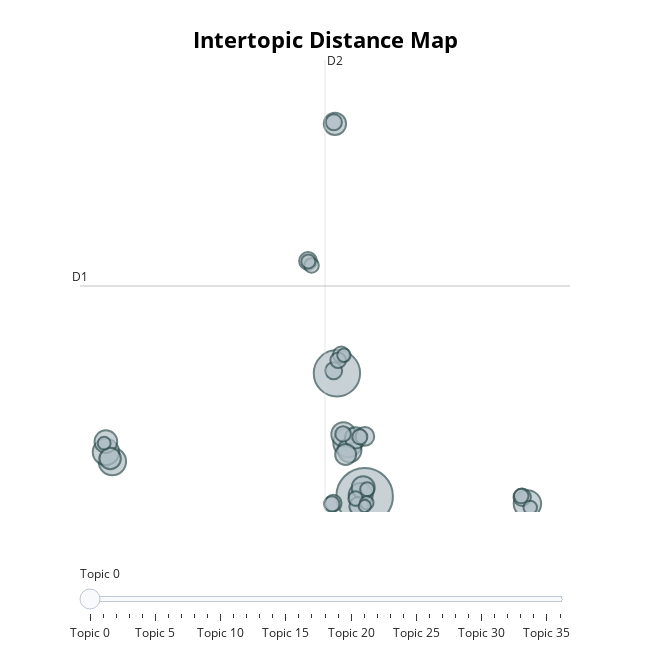

The cell this chart's notebook holds for it:
### Code cell
topic_model.visualize_topics()

### Figure 1 — Plotly figure (JSON) as saved in the notebook; plotly's stock layout.template omitted (floating-point values rounded to 4 significant figures)
{"data": [{"customdata": [[0, "جمهوری_اسلامی | اسرائیل | جنگ | ایران_اینترنشنال | ایران", 212], [1, "ترامپ | آمریکا | دونالد_ترامپ | رییس_جمهوری | ایران", 142], [2, "دشمن | جنگ_روزه | اشاره_جنگ | محمدباقر_قالیباف | پزشک", 55], [3, "ارتش_اسرائیل | جنگنده | هدف_قرار | نیروی_هوایی | جنگنده_های", 50], [4, "خامنه | علی_خامنه | پیام | رهبر_جمهوری | یاد", 50], [5, "قطع | برق | ارسال_ویدیو | اینترنت | ایران_اینترنشنال", 46], [6, "وزیر_خارجه | عباس_عراقچی | جمهوری_اسلامی | ادامه | مذاکرات", 39], [7, "اقتصادی | بورس | اقتصاد | افزایش | قیمت", 38], [8, "فرمانده_سپاه | دشمن | نیرو_مسلح | مشاور | فرمانده", 37], [9, "آلودگی | جنگ_روزه | جنگ | سادات | هواشناسی", 35], [10, "آتش | جنگل | جنگلی | ترکیه | گسترده", 34], [11, "بازداشت | اعدام | اتهام | پرونده | جاسوسی", 33], [12, "تهران | خیابان | حوالی | اهواز | اطراف", 30], [13, "اشاره_جنگ | روزه_اسرائیل | امام_جمعه | رهبری | دشمن", 30], [14, "قرارگاه | علی | حاجی_زاده | غیب_پرور | سپاه_پاسدار", 29], [15, "کشتی | آمریکا | بیمه | تنگه_هرمز | نظامی", 24], [16, "باشگاه | لیگ | تیم | فدراسیون_فوتبال | پرسپولیس", 23], [17, "حملات | سایبری | گزارش | عملیات | جمهوری_اسلامی", 21], [18, "عاشورا | علی_خامنه | انقلاب | خامنه | حاضر", 20], [19, "ترامپ | تقلید | فتوا | سخنان | محارب", 19], [20, "اوکراین | روسیه | مذاکرات | پوتین | شمخانی", 18], [21, "بیانیه | مدنی | خواستار | فوری | غزه", 18], [22, "زندان_اوین | زندانیان | زندانیان_سیاسی | زندان | اوین", 17], [23, "تاکید | لاوروف | اتحادیه_اروپا | وزیر_خارجه | امور_خارجه", 16], [24, "تجمع | برگزار | ایرانیان | اعتراض | شعار", 16], [25, "اوکراین | روسیه | پوتین | رییس_جمهوری | روسیه_اوکراین", 16], [26, "تیم_ملی | امیررضا | وطن | زنان | کشتی", 15], [27, "مراسم_عزاداری | دفتر | علی_خامنه | حسینیه | عمومی", 14], [28, "نفر | هرانا | غیرنظامی | هزار_نفر | مجروح", 14], [29, "نخست_وزیر | بنیامین_نتانیاهو | نتانیاهو | اسرائیل | تهدید", 14], [30, "بمب_افکن | پرواز | عملیات | پنتاگون | آمریکا", 13], [31, "آسیب_دیده | شهرداری | پرداخت | تهران | پناهگاه", 13], [32, "خامنه | علی_خامنه | مدیریت | نژاد | فرماندهی", 12], [33, "اوکراین | روسیه | پهپاد | حمله | هوایی", 12], [34, "شاهزاده_رضا | پهلوی | رژیم | مردم_ایران | حکومت", 12], [35, "گاز | انفجار | حوادث | نشت | مجتمع", 11], [36, "سیاست | مراد_ویسی | نسخه_صوتی | خامنه | جنگ", 10]], "hovertemplate": "<b>Topic %{customdata[0]}</b><br>%{customdata[1]}<br>Size: %{customdata[2]}", "legendgroup": "", "marker": {"color": "#B0BEC5", "line": {"color": "DarkSlateGrey", "width": 2}, "size": [212, 142, 55, 50, 50, 46, 39, 38, 37, 35, 34, 33, 30, 30, 29, 24, 23, 21, 20, 19, 18, 18, 17, 16, 16, 16, 15, 14, 14, 14, 13, 13, 12, 12, 12, 11, 10], "sizemode": "area", "sizeref": 0.1325, "symbol": "circle"}, "mode": "markers", "name": "", "orientation": "v", "showlegend": false, "type": "scatter", "x": [6.171, 4.45, 5.121, -9.503, 16.29, -9.901, 4.857, 5.926, 5.239, 6.082, -9.904, 4.328, -9.636, 5.614, 4.992, 5.816, 6.188, 2.654, 15.96, 4.246, 4.717, 4.226, 4.26, 4.831, 4.132, 4.527, 5.872, 15.9, 2.874, 5.611, 2.673, 6.328, 16.46, 4.885, 6.307, -10.01, 6.18], "xaxis": "x", "y": [2.052, 8.129, 4.697, 3.77, 1.68, 4.243, 5.11, 2.115, 4.321, 2.479, 4.752, 20.44, 3.92, 4.937, 4.119, 1.566, 5.012, 13.67, 2.006, 8.255, 9.043, 1.717, 20.52, 5.133, 1.673, 8.768, 4.987, 2.065, 13.45, 1.94, 13.65, 2.404, 1.504, 9.018, 1.737, 4.678, 1.575], "yaxis": "y"}], "layout": {"annotations": [{"showarrow": false, "text": "D1", "x": -11.51, "y": 12.44, "yshift": 10}, {"showarrow": false, "text": "D2", "x": 3.709, "xshift": 10, "y": 23.6}], "height": 650, "hoverlabel": {"bgcolor": "white", "font": {"family": "Rockwell", "size": 16}}, "legend": {"itemsizing": "constant", "tracegroupgap": 0}, "margin": {"t": 60}, "shapes": [{"line": {"color": "#CFD8DC", "width": 2}, "type": "line", "x0": 3.709, "x1": 3.709, "y0": 1.278, "y1": 23.6}, {"line": {"color": "#9E9E9E", "width": 2}, "type": "line", "x0": -11.51, "x1": 18.93, "y0": 12.44, "y1": 12.44}], "sliders": [{"active": 0, "pad": {"t": 50}, "steps": [{"args": [{"marker.color": [["red", "#B0BEC5", "#B0BEC5", "#B0BEC5", "#B0BEC5", "#B0BEC5", "#B0BEC5", "#B0BEC5", "#B0BEC5", "#B0BEC5", "#B0BEC5", "#B0BEC5", "#B0BEC5", "#B0BEC5", "#B0BEC5", "#B0BEC5", "#B0BEC5", "#B0BEC5", "#B0BEC5", "#B0BEC5", "#B0BEC5", "#B0BEC5", "#B0BEC5", "#B0BEC5", "#B0BEC5", "#B0BEC5", "#B0BEC5", "#B0BEC5", "#B0BEC5", "#B0BEC5", "#B0BEC5", "#B0BEC5", "#B0BEC5", "#B0BEC5", "#B0BEC5", "#B0BEC5", "#B0BEC5"]]}], "label": "Topic 0", "method": "update"}, {"args": [{"marker.color": [["#B0BEC5", "red", "#B0BEC5", "#B0BEC5", "#B0BEC5", "#B0BEC5", "#B0BEC5", "#B0BEC5", "#B0BEC5", "#B0BEC5", "#B0BEC5", "#B0BEC5", "#B0BEC5", "#B0BEC5", "#B0BEC5", "#B0BEC5", "#B0BEC5", "#B0BEC5", "#B0BEC5", "#B0BEC5", "#B0BEC5", "#B0BEC5", "#B0BEC5", "#B0BEC5", "#B0BEC5", "#B0BEC5", "#B0BEC5", "#B0BEC5", "#B0BEC5", "#B0BEC5", "#B0BEC5", "#B0BEC5", "#B0BEC5", "#B0BEC5", "#B0BEC5", "#B0BEC5", "#B0BEC5"]]}], "label": "Topic 1", "method": "update"}, {"args": [{"marker.color": [["#B0BEC5", "#B0BEC5", "red", "#B0BEC5", "#B0BEC5", "#B0BEC5", "#B0BEC5", "#B0BEC5", "#B0BEC5", "#B0BEC5", "#B0BEC5", "#B0BEC5", "#B0BEC5", "#B0BEC5", "#B0BEC5", "#B0BEC5", "#B0BEC5", "#B0BEC5", "#B0BEC5", "#B0BEC5", "#B0BEC5", "#B0BEC5", "#B0BEC5", "#B0BEC5", "#B0BEC5", "#B0BEC5", "#B0BEC5", "#B0BEC5", "#B0BEC5", "#B0BEC5", "#B0BEC5", "#B0BEC5", "#B0BEC5", "#B0BEC5", "#B0BEC5", "#B0BEC5", "#B0BEC5"]]}], "label": "Topic 2", "method": "update"}, {"args": [{"marker.color": [["#B0BEC5", "#B0BEC5", "#B0BEC5", "red", "#B0BEC5", "#B0BEC5", "#B0BEC5", "#B0BEC5", "#B0BEC5", "#B0BEC5", "#B0BEC5", "#B0BEC5", "#B0BEC5", "#B0BEC5", "#B0BEC5", "#B0BEC5", "#B0BEC5", "#B0BEC5", "#B0BEC5", "#B0BEC5", "#B0BEC5", "#B0BEC5", "#B0BEC5", "#B0BEC5", "#B0BEC5", "#B0BEC5", "#B0BEC5", "#B0BEC5", "#B0BEC5", "#B0BEC5", "#B0BEC5", "#B0BEC5", "#B0BEC5", "#B0BEC5", "#B0BEC5", "#B0BEC5", "#B0BEC5"]]}], "label": "Topic 3", "method": "update"}, {"args": [{"marker.color": [["#B0BEC5", "#B0BEC5", "#B0BEC5", "#B0BEC5", "red", "#B0BEC5", "#B0BEC5", "#B0BEC5", "#B0BEC5", "#B0BEC5", "#B0BEC5", "#B0BEC5", "#B0BEC5", "#B0BEC5", "#B0BEC5", "#B0BEC5", "#B0BEC5", "#B0BEC5", "#B0BEC5", "#B0BEC5", "#B0BEC5", "#B0BEC5", "#B0BEC5", "#B0BEC5", "#B0BEC5", "#B0BEC5", "#B0BEC5", "#B0BEC5", "#B0BEC5", "#B0BEC5", "#B0BEC5", "#B0BEC5", "#B0BEC5", "#B0BEC5", "#B0BEC5", "#B0BEC5", "#B0BEC5"]]}], "label": "Topic 4", "method": "update"}, {"args": [{"marker.color": [["#B0BEC5", "#B0BEC5", "#B0BEC5", "#B0BEC5", "#B0BEC5", "red", "#B0BEC5", "#B0BEC5", "#B0BEC5", "#B0BEC5", "#B0BEC5", "#B0BEC5", "#B0BEC5", "#B0BEC5", "#B0BEC5", "#B0BEC5", "#B0BEC5", "#B0BEC5", "#B0BEC5", "#B0BEC5", "#B0BEC5", "#B0BEC5", "#B0BEC5", "#B0BEC5", "#B0BEC5", "#B0BEC5", "#B0BEC5", "#B0BEC5", "#B0BEC5", "#B0BEC5", "#B0BEC5", "#B0BEC5", "#B0BEC5", "#B0BEC5", "#B0BEC5", "#B0BEC5", "#B0BEC5"]]}], "label": "Topic 5", "method": "update"}, {"args": [{"marker.color": [["#B0BEC5", "#B0BEC5", "#B0BEC5", "#B0BEC5", "#B0BEC5", "#B0BEC5", "red", "#B0BEC5", "#B0BEC5", "#B0BEC5", "#B0BEC5", "#B0BEC5", "#B0BEC5", "#B0BEC5", "#B0BEC5", "#B0BEC5", "#B0BEC5", "#B0BEC5", "#B0BEC5", "#B0BEC5", "#B0BEC5", "#B0BEC5", "#B0BEC5", "#B0BEC5", "#B0BEC5", "#B0BEC5", "#B0BEC5", "#B0BEC5", "#B0BEC5", "#B0BEC5", "#B0BEC5", "#B0BEC5", "#B0BEC5", "#B0BEC5", "#B0BEC5", "#B0BEC5", "#B0BEC5"]]}], "label": "Topic 6", "method": "update"}, {"args": [{"marker.color": [["#B0BEC5", "#B0BEC5", "#B0BEC5", "#B0BEC5", "#B0BEC5", "#B0BEC5", "#B0BEC5", "red", "#B0BEC5", "#B0BEC5", "#B0BEC5", "#B0BEC5", "#B0BEC5", "#B0BEC5", "#B0BEC5", "#B0BEC5", "#B0BEC5", "#B0BEC5", "#B0BEC5", "#B0BEC5", "#B0BEC5", "#B0BEC5", "#B0BEC5", "#B0BEC5", "#B0BEC5", "#B0BEC5", "#B0BEC5", "#B0BEC5", "#B0BEC5", "#B0BEC5", "#B0BEC5", "#B0BEC5", "#B0BEC5", "#B0BEC5", "#B0BEC5", "#B0BEC5", "#B0BEC5"]]}], "label": "Topic 7", "method": "update"}, {"args": [{"marker.color": [["#B0BEC5", "#B0BEC5", "#B0BEC5", "#B0BEC5", "#B0BEC5", "#B0BEC5", "#B0BEC5", "#B0BEC5", "red", "#B0BEC5", "#B0BEC5", "#B0BEC5", "#B0BEC5", "#B0BEC5", "#B0BEC5", "#B0BEC5", "#B0BEC5", "#B0BEC5", "#B0BEC5", "#B0BEC5", "#B0BEC5", "#B0BEC5", "#B0BEC5", "#B0BEC5", "#B0BEC5", "#B0BEC5", "#B0BEC5", "#B0BEC5", "#B0BEC5", "#B0BEC5", "#B0BEC5", "#B0BEC5", "#B0BEC5", "#B0BEC5", "#B0BEC5", "#B0BEC5", "#B0BEC5"]]}], "label": "Topic 8", "method": "update"}, {"args": [{"marker.color": [["#B0BEC5", "#B0BEC5", "#B0BEC5", "#B0BEC5", "#B0BEC5", "#B0BEC5", "#B0BEC5", "#B0BEC5", "#B0BEC5", "red", "#B0BEC5", "#B0BEC5", "#B0BEC5", "#B0BEC5", "#B0BEC5", "#B0BEC5", "#B0BEC5", "#B0BEC5", "#B0BEC5", "#B0BEC5", "#B0BEC5", "#B0BEC5", "#B0BEC5", "#B0BEC5", "#B0BEC5", "#B0BEC5", "#B0BEC5", "#B0BEC5", "#B0BEC5", "#B0BEC5", "#B0BEC5", "#B0BEC5", "#B0BEC5", "#B0BEC5", "#B0BEC5", "#B0BEC5", "#B0BEC5"]]}], "label": "Topic 9", "method": "update"}, {"args": [{"marker.color": [["#B0BEC5", "#B0BEC5", "#B0BEC5", "#B0BEC5", "#B0BEC5", "#B0BEC5", "#B0BEC5", "#B0BEC5", "#B0BEC5", "#B0BEC5", "red", "#B0BEC5", "#B0BEC5", "#B0BEC5", "#B0BEC5", "#B0BEC5", "#B0BEC5", "#B0BEC5", "#B0BEC5", "#B0BEC5", "#B0BEC5", "#B0BEC5", "#B0BEC5", "#B0BEC5", "#B0BEC5", "#B0BEC5", "#B0BEC5", "#B0BEC5", "#B0BEC5", "#B0BEC5", "#B0BEC5", "#B0BEC5", "#B0BEC5", "#B0BEC5", "#B0BEC5", "#B0BEC5", "#B0BEC5"]]}], "label": "Topic 10", "method": "update"}, {"args": [{"marker.color": [["#B0BEC5", "#B0BEC5", "#B0BEC5", "#B0BEC5", "#B0BEC5", "#B0BEC5", "#B0BEC5", "#B0BEC5", "#B0BEC5", "#B0BEC5", "#B0BEC5", "red", "#B0BEC5", "#B0BEC5", "#B0BEC5", "#B0BEC5", "#B0BEC5", "#B0BEC5", "#B0BEC5", "#B0BEC5", "#B0BEC5", "#B0BEC5", "#B0BEC5", "#B0BEC5", "#B0BEC5", "#B0BEC5", "#B0BEC5", "#B0BEC5", "#B0BEC5", "#B0BEC5", "#B0BEC5", "#B0BEC5", "#B0BEC5", "#B0BEC5", "#B0BEC5", "#B0BEC5", "#B0BEC5"]]}], "label": "Topic 11", "method": "update"}, {"args": [{"marker.color": [["#B0BEC5", "#B0BEC5", "#B0BEC5", "#B0BEC5", "#B0BEC5", "#B0BEC5", "#B0BEC5", "#B0BEC5", "#B0BEC5", "#B0BEC5", "#B0BEC5", "#B0BEC5", "red", "#B0BEC5", "#B0BEC5", "#B0BEC5", "#B0BEC5", "#B0BEC5", "#B0BEC5", "#B0BEC5", "#B0BEC5", "#B0BEC5", "#B0BEC5", "#B0BEC5", "#B0BEC5", "#B0BEC5", "#B0BEC5", "#B0BEC5", "#B0BEC5", "#B0BEC5", "#B0BEC5", "#B0BEC5", "#B0BEC5", "#B0BEC5", "#B0BEC5", "#B0BEC5", "#B0BEC5"]]}], "label": "Topic 12", "method": "update"}, {"args": [{"marker.color": [["#B0BEC5", "#B0BEC5", "#B0BEC5", "#B0BEC5", "#B0BEC5", "#B0BEC5", "#B0BEC5", "#B0BEC5", "#B0BEC5", "#B0BEC5", "#B0BEC5", "#B0BEC5", "#B0BEC5", "red", "#B0BEC5", "#B0BEC5", "#B0BEC5", "#B0BEC5", "#B0BEC5", "#B0BEC5", "#B0BEC5", "#B0BEC5", "#B0BEC5", "#B0BEC5", "#B0BEC5", "#B0BEC5", "#B0BEC5", "#B0BEC5", "#B0BEC5", "#B0BEC5", "#B0BEC5", "#B0BEC5", "#B0BEC5", "#B0BEC5", "#B0BEC5", "#B0BEC5", "#B0BEC5"]]}], "label": "Topic 13", "method": "update"}, {"args": [{"marker.color": [["#B0BEC5", "#B0BEC5", "#B0BEC5", "#B0BEC5", "#B0BEC5", "#B0BEC5", "#B0BEC5", "#B0BEC5", "#B0BEC5", "#B0BEC5", "#B0BEC5", "#B0BEC5", "#B0BEC5", "#B0BEC5", "red", "#B0BEC5", "#B0BEC5", "#B0BEC5", "#B0BEC5", "#B0BEC5", "#B0BEC5", "#B0BEC5", "#B0BEC5", "#B0BEC5", "#B0BEC5", "#B0BEC5", "#B0BEC5", "#B0BEC5", "#B0BEC5", "#B0BEC5", "#B0BEC5", "#B0BEC5", "#B0BEC5", "#B0BEC5", "#B0BEC5", "#B0BEC5", "#B0BEC5"]]}], "label": "Topic 14", "method": "update"}, {"args": [{"marker.color": [["#B0BEC5", "#B0BEC5", "#B0BEC5", "#B0BEC5", "#B0BEC5", "#B0BEC5", "#B0BEC5", "#B0BEC5", "#B0BEC5", "#B0BEC5", "#B0BEC5", "#B0BEC5", "#B0BEC5", "#B0BEC5", "#B0BEC5", "red", "#B0BEC5", "#B0BEC5", "#B0BEC5", "#B0BEC5", "#B0BEC5", "#B0BEC5", "#B0BEC5", "#B0BEC5", "#B0BEC5", "#B0BEC5", "#B0BEC5", "#B0BEC5", "#B0BEC5", "#B0BEC5", "#B0BEC5", "#B0BEC5", "#B0BEC5", "#B0BEC5", "#B0BEC5", "#B0BEC5", "#B0BEC5"]]}], "label": "Topic 15", "method": "update"}, {"args": [{"marker.color": [["#B0BEC5", "#B0BEC5", "#B0BEC5", "#B0BEC5", "#B0BEC5", "#B0BEC5", "#B0BEC5", "#B0BEC5", "#B0BEC5", "#B0BEC5", "#B0BEC5", "#B0BEC5", "#B0BEC5", "#B0BEC5", "#B0BEC5", "#B0BEC5", "red", "#B0BEC5", "#B0BEC5", "#B0BEC5", "#B0BEC5", "#B0BEC5", "#B0BEC5", "#B0BEC5", "#B0BEC5", "#B0BEC5", "#B0BEC5", "#B0BEC5", "#B0BEC5", "#B0BEC5", "#B0BEC5", "#B0BEC5", "#B0BEC5", "#B0BEC5", "#B0BEC5", "#B0BEC5", "#B0BEC5"]]}], "label": "Topic 16", "method": "update"}, {"args": [{"marker.color": [["#B0BEC5", "#B0BEC5", "#B0BEC5", "#B0BEC5", "#B0BEC5", "#B0BEC5", "#B0BEC5", "#B0BEC5", "#B0BEC5", "#B0BEC5", "#B0BEC5", "#B0BEC5", "#B0BEC5", "#B0BEC5", "#B0BEC5", "#B0BEC5", "#B0BEC5", "red", "#B0BEC5", "#B0BEC5", "#B0BEC5", "#B0BEC5", "#B0BEC5", "#B0BEC5", "#B0BEC5", "#B0BEC5", "#B0BEC5", "#B0BEC5", "#B0BEC5", "#B0BEC5", "#B0BEC5", "#B0BEC5", "#B0BEC5", "#B0BEC5", "#B0BEC5", "#B0BEC5", "#B0BEC5"]]}], "label": "Topic 17", "method": "update"}, {"args": [{"marker.color": [["#B0BEC5", "#B0BEC5", "#B0BEC5", "#B0BEC5", "#B0BEC5", "#B0BEC5", "#B0BEC5", "#B0BEC5", "#B0BEC5", "#B0BEC5", "#B0BEC5", "#B0BEC5", "#B0BEC5", "#B0BEC5", "#B0BEC5", "#B0BEC5", "#B0BEC5", "#B0BEC5", "red", "#B0BEC5", "#B0BEC5", "#B0BEC5", "#B0BEC5", "#B0BEC5", "#B0BEC5", "#B0BEC5", "#B0BEC5", "#B0BEC5", "#B0BEC5", "#B0BEC5", "#B0BEC5", "#B0BEC5", "#B0BEC5", "#B0BEC5", "#B0BEC5", "#B0BEC5", "#B0BEC5"]]}], "label": "Topic 18", "method": "update"}, {"args": [{"marker.color": [["#B0BEC5", "#B0BEC5", "#B0BEC5", "#B0BEC5", "#B0BEC5", "#B0BEC5", "#B0BEC5", "#B0BEC5", "#B0BEC5", "#B0BEC5", "#B0BEC5", "#B0BEC5", "#B0BEC5", "#B0BEC5", "#B0BEC5", "#B0BEC5", "#B0BEC5", "#B0BEC5", "#B0BEC5", "red", "#B0BEC5", "#B0BEC5", "#B0BEC5", "#B0BEC5", "#B0BEC5", "#B0BEC5", "#B0BEC5", "#B0BEC5", "#B0BEC5", "#B0BEC5", "#B0BEC5", "#B0BEC5", "#B0BEC5", "#B0BEC5", "#B0BEC5", "#B0BEC5", "#B0BEC5"]]}], "label": "Topic 19", "method": "update"}, {"args": [{"marker.color": [["#B0BEC5", "#B0BEC5", "#B0BEC5", "#B0BEC5", "#B0BEC5", "#B0BEC5", "#B0BEC5", "#B0BEC5", "#B0BEC5", "#B0BEC5", "#B0BEC5", "#B0BEC5", "#B0BEC5", "#B0BEC5", "#B0BEC5", "#B0BEC5", "#B0BEC5", "#B0BEC5", "#B0BEC5", "#B0BEC5", "red", "#B0BEC5", "#B0BEC5", "#B0BEC5", "#B0BEC5", "#B0BEC5", "#B0BEC5", "#B0BEC5", "#B0BEC5", "#B0BEC5", "#B0BEC5", "#B0BEC5", "#B0BEC5", "#B0BEC5", "#B0BEC5", "#B0BEC5", "#B0BEC5"]]}], "label": "Topic 20", "method": "update"}, {"args": [{"marker.color": [["#B0BEC5", "#B0BEC5", "#B0BEC5", "#B0BEC5", "#B0BEC5", "#B0BEC5", "#B0BEC5", "#B0BEC5", "#B0BEC5", "#B0BEC5", "#B0BEC5", "#B0BEC5", "#B0BEC5", "#B0BEC5", "#B0BEC5", "#B0BEC5", "#B0BEC5", "#B0BEC5", "#B0BEC5", "#B0BEC5", "#B0BEC5", "red", "#B0BEC5", "#B0BEC5", "#B0BEC5", "#B0BEC5", "#B0BEC5", "#B0BEC5", "#B0BEC5", "#B0BEC5", "#B0BEC5", "#B0BEC5", "#B0BEC5", "#B0BEC5", "#B0BEC5", "#B0BEC5", "#B0BEC5"]]}], "label": "Topic 21", "method": "update"}, {"args": [{"marker.color": [["#B0BEC5", "#B0BEC5", "#B0BEC5", "#B0BEC5", "#B0BEC5", "#B0BEC5", "#B0BEC5", "#B0BEC5", "#B0BEC5", "#B0BEC5", "#B0BEC5", "#B0BEC5", "#B0BEC5", "#B0BEC5", "#B0BEC5", "#B0BEC5", "#B0BEC5", "#B0BEC5", "#B0BEC5", "#B0BEC5", "#B0BEC5", "#B0BEC5", "red", "#B0BEC5", "#B0BEC5", "#B0BEC5", "#B0BEC5", "#B0BEC5", "#B0BEC5", "#B0BEC5", "#B0BEC5", "#B0BEC5", "#B0BEC5", "#B0BEC5", "#B0BEC5", "#B0BEC5", "#B0BEC5"]]}], "label": "Topic 22", "method": "update"}, {"args": [{"marker.color": [["#B0BEC5", "#B0BEC5", "#B0BEC5", "#B0BEC5", "#B0BEC5", "#B0BEC5", "#B0BEC5", "#B0BEC5", "#B0BEC5", "#B0BEC5", "#B0BEC5", "#B0BEC5", "#B0BEC5", "#B0BEC5", "#B0BEC5", "#B0BEC5", "#B0BEC5", "#B0BEC5", "#B0BEC5", "#B0BEC5", "#B0BEC5", "#B0BEC5", "#B0BEC5", "red", "#B0BEC5", "#B0BEC5", "#B0BEC5", "#B0BEC5", "#B0BEC5", "#B0BEC5", "#B0BEC5", "#B0BEC5", "#B0BEC5", "#B0BEC5", "#B0BEC5", "#B0BEC5", "#B0BEC5"]]}], "label": "Topic 23", "method": "update"}, {"args": [{"marker.color": [["#B0BEC5", "#B0BEC5", "#B0BEC5", "#B0BEC5", "#B0BEC5", "#B0BEC5", "#B0BEC5", "#B0BEC5", "#B0BEC5", "#B0BEC5", "#B0BEC5", "#B0BEC5", "#B0BEC5", "#B0BEC5", "#B0BEC5", "#B0BEC5", "#B0BEC5", "#B0BEC5", "#B0BEC5", "#B0BEC5", "#B0BEC5", "#B0BEC5", "#B0BEC5", "#B0BEC5", "red", "#B0BEC5", "#B0BEC5", "#B0BEC5", "#B0BEC5", "#B0BEC5", "#B0BEC5", "#B0BEC5", "#B0BEC5", "#B0BEC5", "#B0BEC5", "#B0BEC5", "#B0BEC5"]]}], "label": "Topic 24", "method": "update"}, {"args": [{"marker.color": [["#B0BEC5", "#B0BEC5", "#B0BEC5", "#B0BEC5", "#B0BEC5", "#B0BEC5", "#B0BEC5", "#B0BEC5", "#B0BEC5", "#B0BEC5", "#B0BEC5", "#B0BEC5", "#B0BEC5", "#B0BEC5", "#B0BEC5", "#B0BEC5", "#B0BEC5", "#B0BEC5", "#B0BEC5", "#B0BEC5", "#B0BEC5", "#B0BEC5", "#B0BEC5", "#B0BEC5", "#B0BEC5", "red", "#B0BEC5", "#B0BEC5", "#B0BEC5", "#B0BEC5", "#B0BEC5", "#B0BEC5", "#B0BEC5", "#B0BEC5", "#B0BEC5", "#B0BEC5", "#B0BEC5"]]}], "label": "Topic 25", "method": "update"}, {"args": [{"marker.color": [["#B0BEC5", "#B0BEC5", "#B0BEC5", "#B0BEC5", "#B0BEC5", "#B0BEC5", "#B0BEC5", "#B0BEC5", "#B0BEC5", "#B0BEC5", "#B0BEC5", "#B0BEC5", "#B0BEC5", "#B0BEC5", "#B0BEC5", "#B0BEC5", "#B0BEC5", "#B0BEC5", "#B0BEC5", "#B0BEC5", "#B0BEC5", "#B0BEC5", "#B0BEC5", "#B0BEC5", "#B0BEC5", "#B0BEC5", "red", "#B0BEC5", "#B0BEC5", "#B0BEC5", "#B0BEC5", "#B0BEC5", "#B0BEC5", "#B0BEC5", "#B0BEC5", "#B0BEC5", "#B0BEC5"]]}], "label": "Topic 26", "method": "update"}, {"args": [{"marker.color": [["#B0BEC5", "#B0BEC5", "#B0BEC5", "#B0BEC5", "#B0BEC5", "#B0BEC5", "#B0BEC5", "#B0BEC5", "#B0BEC5", "#B0BEC5", "#B0BEC5", "#B0BEC5", "#B0BEC5", "#B0BEC5", "#B0BEC5", "#B0BEC5", "#B0BEC5", "#B0BEC5", "#B0BEC5", "#B0BEC5", "#B0BEC5", "#B0BEC5", "#B0BEC5", "#B0BEC5", "#B0BEC5", "#B0BEC5", "#B0BEC5", "red", "#B0BEC5", "#B0BEC5", "#B0BEC5", "#B0BEC5", "#B0BEC5", "#B0BEC5", "#B0BEC5", "#B0BEC5", "#B0BEC5"]]}], "label": "Topic 27", "method": "update"}, {"args": [{"marker.color": [["#B0BEC5", "#B0BEC5", "#B0BEC5", "#B0BEC5", "#B0BEC5", "#B0BEC5", "#B0BEC5", "#B0BEC5", "#B0BEC5", "#B0BEC5", "#B0BEC5", "#B0BEC5", "#B0BEC5", "#B0BEC5", "#B0BEC5", "#B0BEC5", "#B0BEC5", "#B0BEC5", "#B0BEC5", "#B0BEC5", "#B0BEC5", "#B0BEC5", "#B0BEC5", "#B0BEC5", "#B0BEC5", "#B0BEC5", "#B0BEC5", "#B0BEC5", "red", "#B0BEC5", "#B0BEC5", "#B0BEC5", "#B0BEC5", "#B0BEC5", "#B0BEC5", "#B0BEC5", "#B0BEC5"]]}], "label": "Topic 28", "method": "update"}, {"args": [{"marker.color": [["#B0BEC5", "#B0BEC5", "#B0BEC5", "#B0BEC5", "#B0BEC5", "#B0BEC5", "#B0BEC5", "#B0BEC5", "#B0BEC5", "#B0BEC5", "#B0BEC5", "#B0BEC5", "#B0BEC5", "#B0BEC5", "#B0BEC5", "#B0BEC5", "#B0BEC5", "#B0BEC5", "#B0BEC5", "#B0BEC5", "#B0BEC5", "#B0BEC5", "#B0BEC5", "#B0BEC5", "#B0BEC5", "#B0BEC5", "#B0BEC5", "#B0BEC5", "#B0BEC5", "red", "#B0BEC5", "#B0BEC5", "#B0BEC5", "#B0BEC5", "#B0BEC5", "#B0BEC5", "#B0BEC5"]]}], "label": "Topic 29", "method": "update"}, {"args": [{"marker.color": [["#B0BEC5", "#B0BEC5", "#B0BEC5", "#B0BEC5", "#B0BEC5", "#B0BEC5", "#B0BEC5", "#B0BEC5", "#B0BEC5", "#B0BEC5", "#B0BEC5", "#B0BEC5", "#B0BEC5", "#B0BEC5", "#B0BEC5", "#B0BEC5", "#B0BEC5", "#B0BEC5", "#B0BEC5", "#B0BEC5", "#B0BEC5", "#B0BEC5", "#B0BEC5", "#B0BEC5", "#B0BEC5", "#B0BEC5", "#B0BEC5", "#B0BEC5", "#B0BEC5", "#B0BEC5", "red", "#B0BEC5", "#B0BEC5", "#B0BEC5", "#B0BEC5", "#B0BEC5", "#B0BEC5"]]}], "label": "Topic 30", "method": "update"}, {"args": [{"marker.color": [["#B0BEC5", "#B0BEC5", "#B0BEC5", "#B0BEC5", "#B0BEC5", "#B0BEC5", "#B0BEC5", "#B0BEC5", "#B0BEC5", "#B0BEC5", "#B0BEC5", "#B0BEC5", "#B0BEC5", "#B0BEC5", "#B0BEC5", "#B0BEC5", "#B0BEC5", "#B0BEC5", "#B0BEC5", "#B0BEC5", "#B0BEC5", "#B0BEC5", "#B0BEC5", "#B0BEC5", "#B0BEC5", "#B0BEC5", "#B0BEC5", "#B0BEC5", "#B0BEC5", "#B0BEC5", "#B0BEC5", "red", "#B0BEC5", "#B0BEC5", "#B0BEC5", "#B0BEC5", "#B0BEC5"]]}], "label": "Topic 31", "method": "update"}, {"args": [{"marker.color": [["#B0BEC5", "#B0BEC5", "#B0BEC5", "#B0BEC5", "#B0BEC5", "#B0BEC5", "#B0BEC5", "#B0BEC5", "#B0BEC5", "#B0BEC5", "#B0BEC5", "#B0BEC5", "#B0BEC5", "#B0BEC5", "#B0BEC5", "#B0BEC5", "#B0BEC5", "#B0BEC5", "#B0BEC5", "#B0BEC5", "#B0BEC5", "#B0BEC5", "#B0BEC5", "#B0BEC5", "#B0BEC5", "#B0BEC5", "#B0BEC5", "#B0BEC5", "#B0BEC5", "#B0BEC5", "#B0BEC5", "#B0BEC5", "red", "#B0BEC5", "#B0BEC5", "#B0BEC5", "#B0BEC5"]]}], "label": "Topic 32", "method": "update"}, {"args": [{"marker.color": [["#B0BEC5", "#B0BEC5", "#B0BEC5", "#B0BEC5", "#B0BEC5", "#B0BEC5", "#B0BEC5", "#B0BEC5", "#B0BEC5", "#B0BEC5", "#B0BEC5", "#B0BEC5", "#B0BEC5", "#B0BEC5", "#B0BEC5", "#B0BEC5", "#B0BEC5", "#B0BEC5", "#B0BEC5", "#B0BEC5", "#B0BEC5", "#B0BEC5", "#B0BEC5", "#B0BEC5", "#B0BEC5", "#B0BEC5", "#B0BEC5", "#B0BEC5", "#B0BEC5", "#B0BEC5", "#B0BEC5", "#B0BEC5", "#B0BEC5", "red", "#B0BEC5", "#B0BEC5", "#B0BEC5"]]}], "label": "Topic 33", "method": "update"}, {"args": [{"marker.color": [["#B0BEC5", "#B0BEC5", "#B0BEC5", "#B0BEC5", "#B0BEC5", "#B0BEC5", "#B0BEC5", "#B0BEC5", "#B0BEC5", "#B0BEC5", "#B0BEC5", "#B0BEC5", "#B0BEC5", "#B0BEC5", "#B0BEC5", "#B0BEC5", "#B0BEC5", "#B0BEC5", "#B0BEC5", "#B0BEC5", "#B0BEC5", "#B0BEC5", "#B0BEC5", "#B0BEC5", "#B0BEC5", "#B0BEC5", "#B0BEC5", "#B0BEC5", "#B0BEC5", "#B0BEC5", "#B0BEC5", "#B0BEC5", "#B0BEC5", "#B0BEC5", "red", "#B0BEC5", "#B0BEC5"]]}], "label": "Topic 34", "method": "update"}, {"args": [{"marker.color": [["#B0BEC5", "#B0BEC5", "#B0BEC5", "#B0BEC5", "#B0BEC5", "#B0BEC5", "#B0BEC5", "#B0BEC5", "#B0BEC5", "#B0BEC5", "#B0BEC5", "#B0BEC5", "#B0BEC5", "#B0BEC5", "#B0BEC5", "#B0BEC5", "#B0BEC5", "#B0BEC5", "#B0BEC5", "#B0BEC5", "#B0BEC5", "#B0BEC5", "#B0BEC5", "#B0BEC5", "#B0BEC5", "#B0BEC5", "#B0BEC5", "#B0BEC5", "#B0BEC5", "#B0BEC5", "#B0BEC5", "#B0BEC5", "#B0BEC5", "#B0BEC5", "#B0BEC5", "red", "#B0BEC5"]]}], "label": "Topic 35", "method": "update"}, {"args": [{"marker.color": [["#B0BEC5", "#B0BEC5", "#B0BEC5", "#B0BEC5", "#B0BEC5", "#B0BEC5", "#B0BEC5", "#B0BEC5", "#B0BEC5", "#B0BEC5", "#B0BEC5", "#B0BEC5", "#B0BEC5", "#B0BEC5", "#B0BEC5", "#B0BEC5", "#B0BEC5", "#B0BEC5", "#B0BEC5", "#B0BEC5", "#B0BEC5", "#B0BEC5", "#B0BEC5", "#B0BEC5", "#B0BEC5", "#B0BEC5", "#B0BEC5", "#B0BEC5", "#B0BEC5", "#B0BEC5", "#B0BEC5", "#B0BEC5", "#B0BEC5", "#B0BEC5", "#B0BEC5", "#B0BEC5", "red"]]}], "label": "Topic 36", "method": "update"}]}], "title": {"font": {"color": "Black", "size": 22}, "text": "<b>Intertopic Distance Map</b>", "x": 0.5, "xanchor": "center", "y": 0.95, "yanchor": "top"}, "width": 650, "xaxis": {"anchor": "y", "domain": [0, 1], "range": [-11.51, 18.93], "title": {"text": ""}, "visible": false}, "yaxis": {"anchor": "x", "domain": [0, 1], "range": [1.278, 23.6], "title": {"text": ""}, "visible": false}}}
